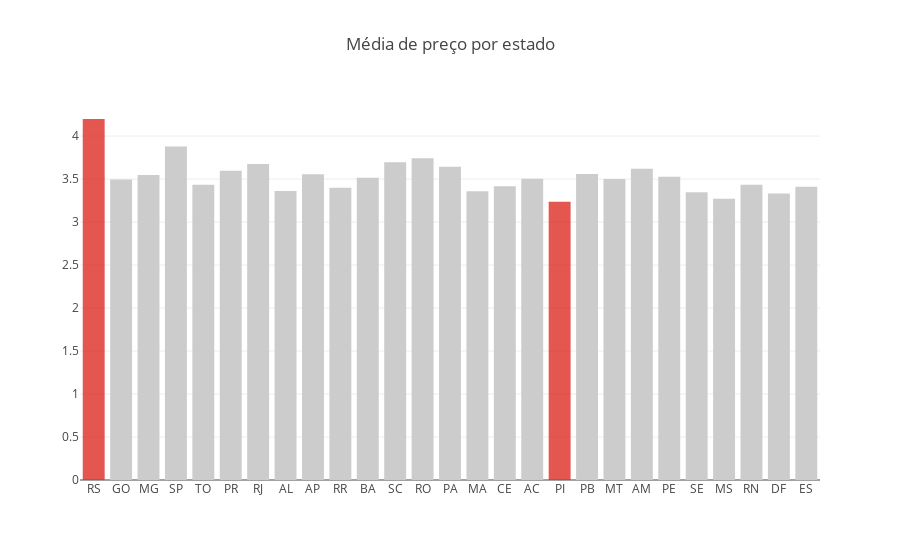

Notebook code cell kept with this figure:
### Code cell
trace = go.Bar(
    x = pesquisa.estado.unique(),
    y = pesquisa.groupby('estado')['valor_venda'].mean(),
    marker=dict(
        color=['rgba(222,45,38,0.8)', 
               'rgba(204,204,204,1)',
               'rgba(204,204,204,1)', 
               'rgba(204,204,204,1)',
               'rgba(204,204,204,1)',
               'rgba(204,204,204,1)', 
               'rgba(204,204,204,1)',
               'rgba(204,204,204,1)',
               'rgba(204,204,204,1)', 
               'rgba(204,204,204,1)',
               'rgba(204,204,204,1)',
               'rgba(204,204,204,1)', 
               'rgba(204,204,204,1)',
               'rgba(204,204,204,1)',
               'rgba(204,204,204,1)', 
               'rgba(204,204,204,1)',
               'rgba(204,204,204,1)',
               'rgba(222,45,38,0.8)', 
               'rgba(204,204,204,1)',
               'rgba(204,204,204,1)',
               'rgba(204,204,204,1)', 
               'rgba(204,204,204,1)',
               'rgba(204,204,204,1)',
               'rgba(204,204,204,1)', 
               'rgba(204,204,204,1)',
               'rgba(204,204,204,1)',
               'rgba(204,204,204,1)'])
)
layout = go.Layout(
    title='Média de preço por estado')

data = [trace]

fig = go.Figure(data=data, layout=layout)

iplot(fig)

### Figure 1 — Plotly figure (JSON) as saved in the notebook; plotly's stock layout.template omitted (floating-point values rounded to 4 significant figures)
{"data": [{"marker": {"color": ["rgba(222,45,38,0.8)", "rgba(204,204,204,1)", "rgba(204,204,204,1)", "rgba(204,204,204,1)", "rgba(204,204,204,1)", "rgba(204,204,204,1)", "rgba(204,204,204,1)", "rgba(204,204,204,1)", "rgba(204,204,204,1)", "rgba(204,204,204,1)", "rgba(204,204,204,1)", "rgba(204,204,204,1)", "rgba(204,204,204,1)", "rgba(204,204,204,1)", "rgba(204,204,204,1)", "rgba(204,204,204,1)", "rgba(204,204,204,1)", "rgba(222,45,38,0.8)", "rgba(204,204,204,1)", "rgba(204,204,204,1)", "rgba(204,204,204,1)", "rgba(204,204,204,1)", "rgba(204,204,204,1)", "rgba(204,204,204,1)", "rgba(204,204,204,1)", "rgba(204,204,204,1)", "rgba(204,204,204,1)"]}, "type": "bar", "uid": "36bf2af8-c262-11e8-a9ef-84ef187225cc", "x": ["RS", "GO", "MG", "SP", "TO", "PR", "RJ", "AL", "AP", "RR", "BA", "SC", "RO", "PA", "MA", "CE", "AC", "PI", "PB", "MT", "AM", "PE", "SE", "MS", "RN", "DF", "ES"], "y": [4.199, 3.496, 3.546, 3.878, 3.436, 3.598, 3.675, 3.361, 3.556, 3.4, 3.517, 3.697, 3.741, 3.644, 3.36, 3.415, 3.503, 3.237, 3.559, 3.501, 3.621, 3.528, 3.346, 3.271, 3.433, 3.331, 3.411]}], "layout": {"title": "Média de preço por estado"}}
